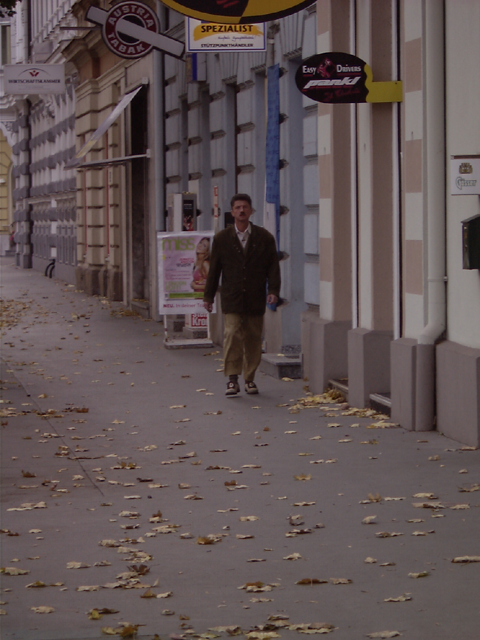
#> input picture Lab11/testImage2.png, 480 x 640 px, given in place of vid1_IR.avi, which was not available
$ python 10.1.py
#> lines starting #> are read from the running program, lines starting #| are printed output that depends on the picture; after the words box and inside, x2 and y2 are one past the last pixel; in counts of white or black regions, pixels touching at a corner belong together; pictures that were not available may be replaced by others from this repository, and a replacement may not be noted
import cv2
import numpy as np
import matplotlib.pyplot as plt

# Step 1: Load the video sequence
cap = cv2.VideoCapture(r'c:\Users\anton\Documents\Erasmus\AVS\Lab10\vid1_IR.avi')

while cap.isOpened():
    ret, frame = cap.read()
#> frame is the input picture: shape (640, 480, 3); mean B, G, R 83.7, 83.3, 96.2
    if not ret:
        break

    # Convert to grayscale
    G = cv2.cvtColor(frame, cv2.COLOR_BGR2GRAY)
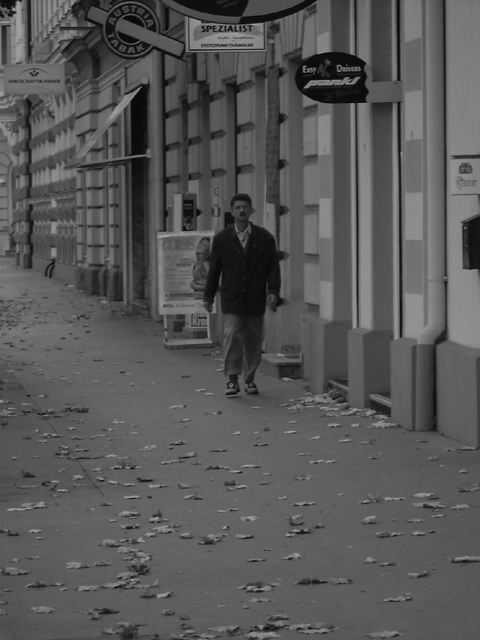
#> G: shape (640, 480); min 1, max 172, mean 87.2

    # Step 3: Binarisation using a fixed threshold
    _, binary = cv2.threshold(G, 128, 255, cv2.THRESH_BINARY)  # Adjust threshold value as needed
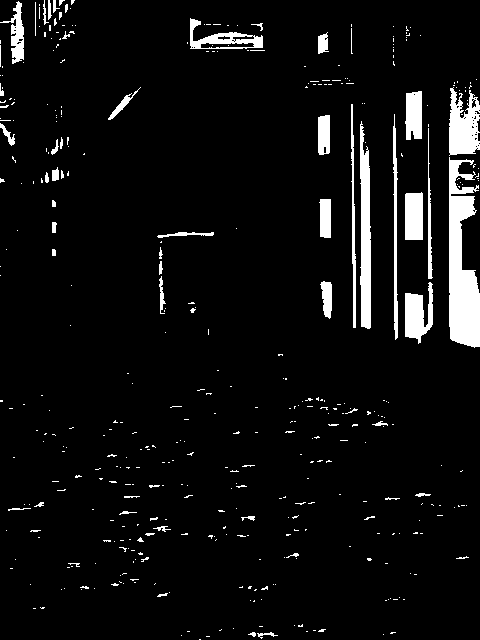
#> binary: shape (640, 480); 5.8% white; 427 white regions (371 under 20 px), largest, box (x1, y1, x2, y2) and area: (449, 157, 480, 348) 3973, (360, 121, 371, 329) 1805, (449, 87, 480, 156) 1522

    # Step 4: Filtering
    # Applying median filter
    binary = cv2.medianBlur(binary, 5)
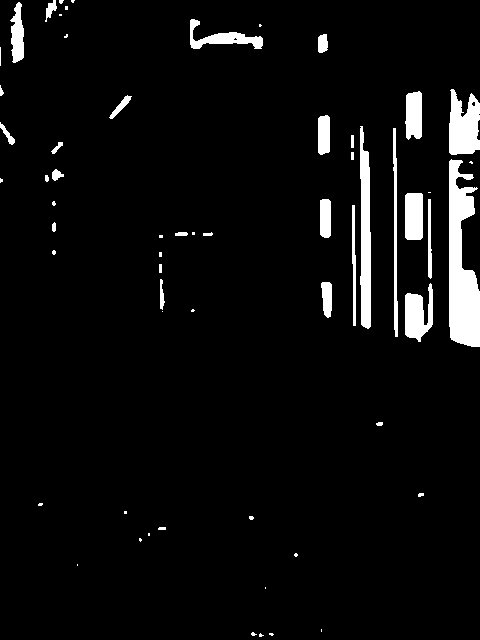
#> binary: shape (640, 480); 5% white; 61 white regions (29 under 20 px), largest, box (x1, y1, x2, y2) and area: (449, 159, 480, 347) 3963, (360, 126, 371, 329) 1789, (449, 89, 480, 155) 1566

    # Applying morphological operations
    kernel = np.ones((5, 5), np.uint8)
    binary = cv2.morphologyEx(binary, cv2.MORPH_CLOSE, kernel)
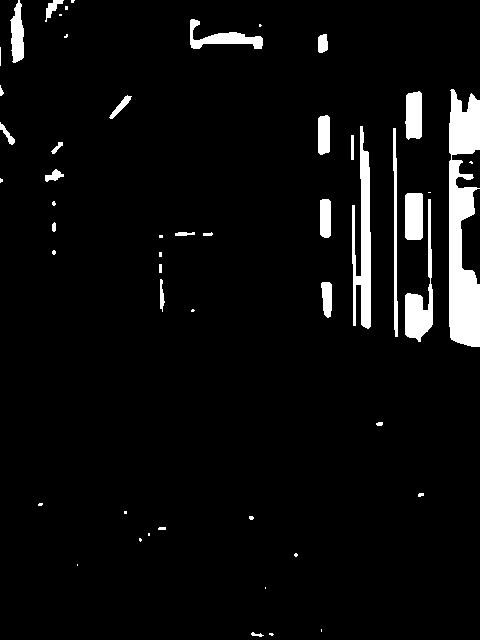
#> binary: shape (640, 480); 5.1% white; 52 white regions (24 under 20 px), largest, box (x1, y1, x2, y2) and area: (449, 89, 480, 347) 5653, (352, 126, 371, 329) 2198, (405, 199, 433, 342) 1377
    binary = cv2.morphologyEx(binary, cv2.MORPH_OPEN, kernel)
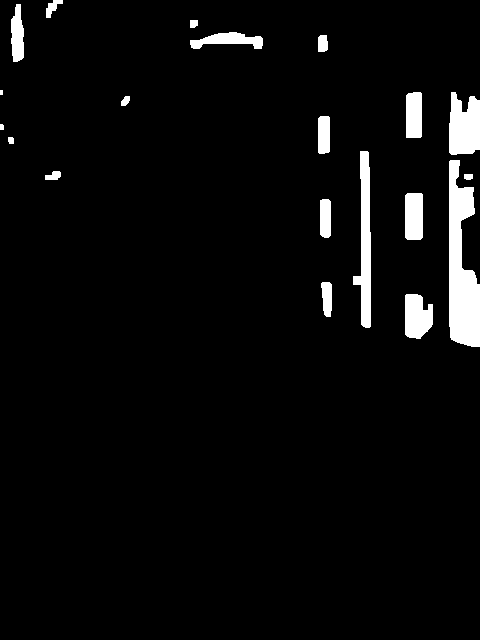
#> binary: shape (640, 480); 4.2% white; 20 white regions (1 under 20 px), largest, box (x1, y1, x2, y2) and area: (449, 160, 480, 347) 3916, (353, 151, 371, 328) 1764, (449, 92, 480, 155) 1622

    # Step 5: Labelling
    num_labels, labels, stats, centroids = cv2.connectedComponentsWithStats(binary, connectivity=8)
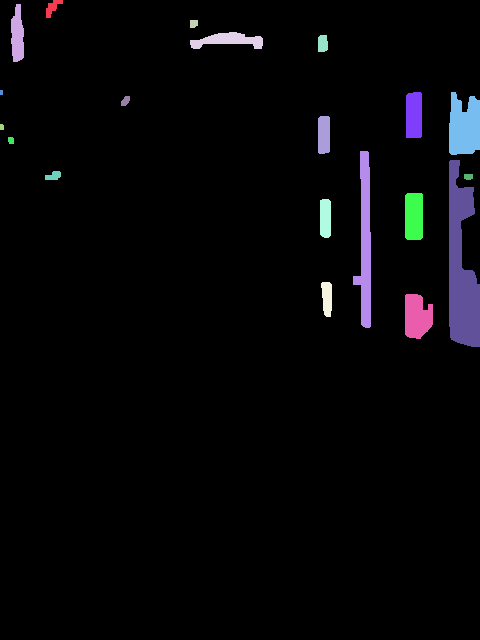
#> labels: shape (640, 480) int32; 21 distinct labels, from 0 to 20; one colour per label, 0 black
#> num_labels = 21; stats = 21 rows, first 6: [0, 0, 480, 640, 294185], [46, 0, 17, 18, 150], [11, 4, 13, 58, 590], [190, 20, 8, 8, 59], [190, 32, 73, 17, 707], [318, 35, 10, 17, 157]; centroids = 21 rows, first 8: [233.3, 324.8], [52.17, 7.18], [17.03, 35], [193.3, 23.24], [228, 39.84], [322.3, 43.16], [1, 92], [413.6, 114.8]

    # Step 6: Analysis of labelling results
    for i in range(1, num_labels):  # Start from 1 to skip the background
        x, y, w, h, area = stats[i]
        if area > 500:  # Filter objects based on size (adjust threshold as needed)
            aspect_ratio = h / w
            if aspect_ratio > 1.2:  # Filter objects based on shape (vertical silhouettes)
                cv2.rectangle(frame, (x, y), (x + w, y + h), (0, 255, 0), 2)
#> this loop made 20 passes
#> (x, y, w, h, area, aspect_ratio) on passes 2, 4, 7, 8, 13, 14, 17, 20: (11, 4, 13, 58, 590, 4.46), (190, 32, 73, 17, 707, 0.233), (406, 92, 16, 46, 724, 2.88), (449, 92, 31, 63, 1622, 2.03), (353, 151, 18, 177, 1764, 9.83), (449, 160, 31, 187, 3916, 6.03), (405, 193, 18, 47, 836, 2.61), (405, 294, 28, 45, 1013, 1.61)
#> (x, y, w, h, area) on passes 1, 3, 5, 9, 10, 11: (46, 0, 17, 18, 150), (190, 20, 8, 8, 59), (318, 35, 10, 17, 157), (121, 96, 9, 10, 66), (318, 116, 12, 38, 445), (0, 124, 4, 6, 23)
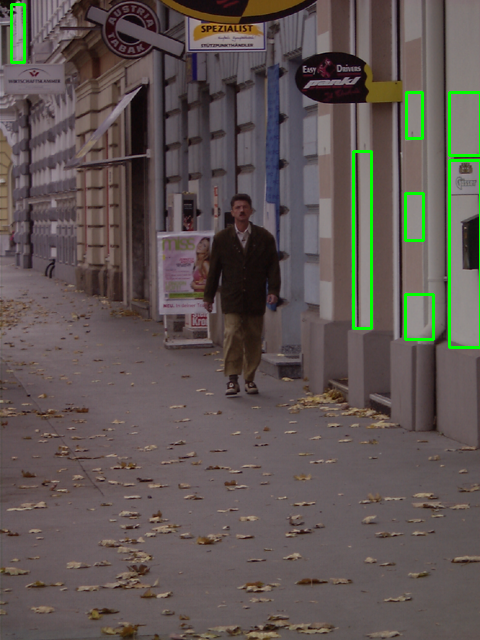
#> frame: shape (640, 480, 3); 1.35% of pixels changed, all inside (x1, y1, x2, y2) = (10, 3, 480, 349)

    # Display the result
    cv2.imshow('IR', frame)
    if cv2.waitKey(1) & 0xFF == ord('q'):
#> (key q is pressed here)
        break

cap.release()
cv2.destroyAllWindows()
